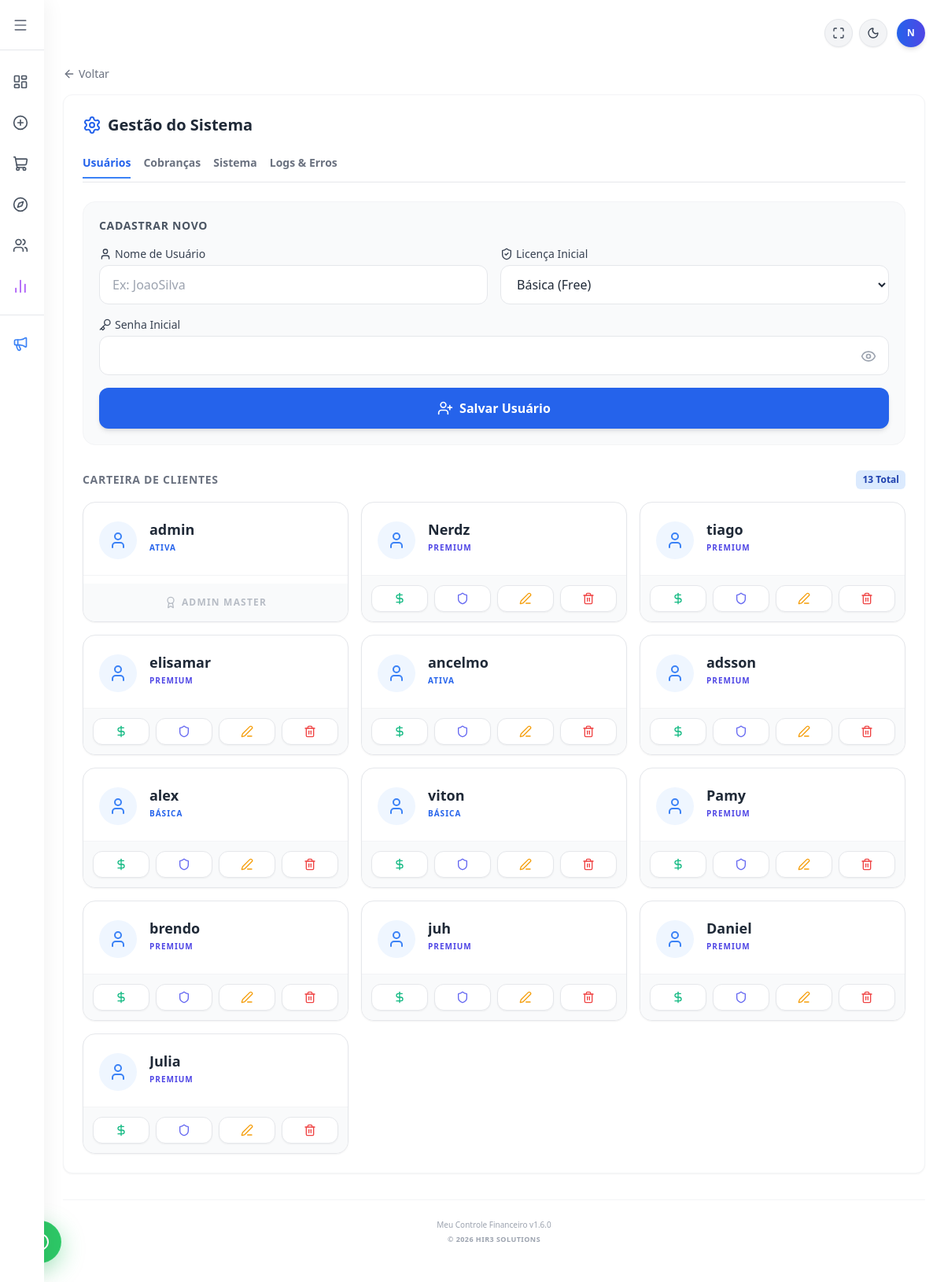
/usuarios (signed in), run on an earlier commit of the app's database.
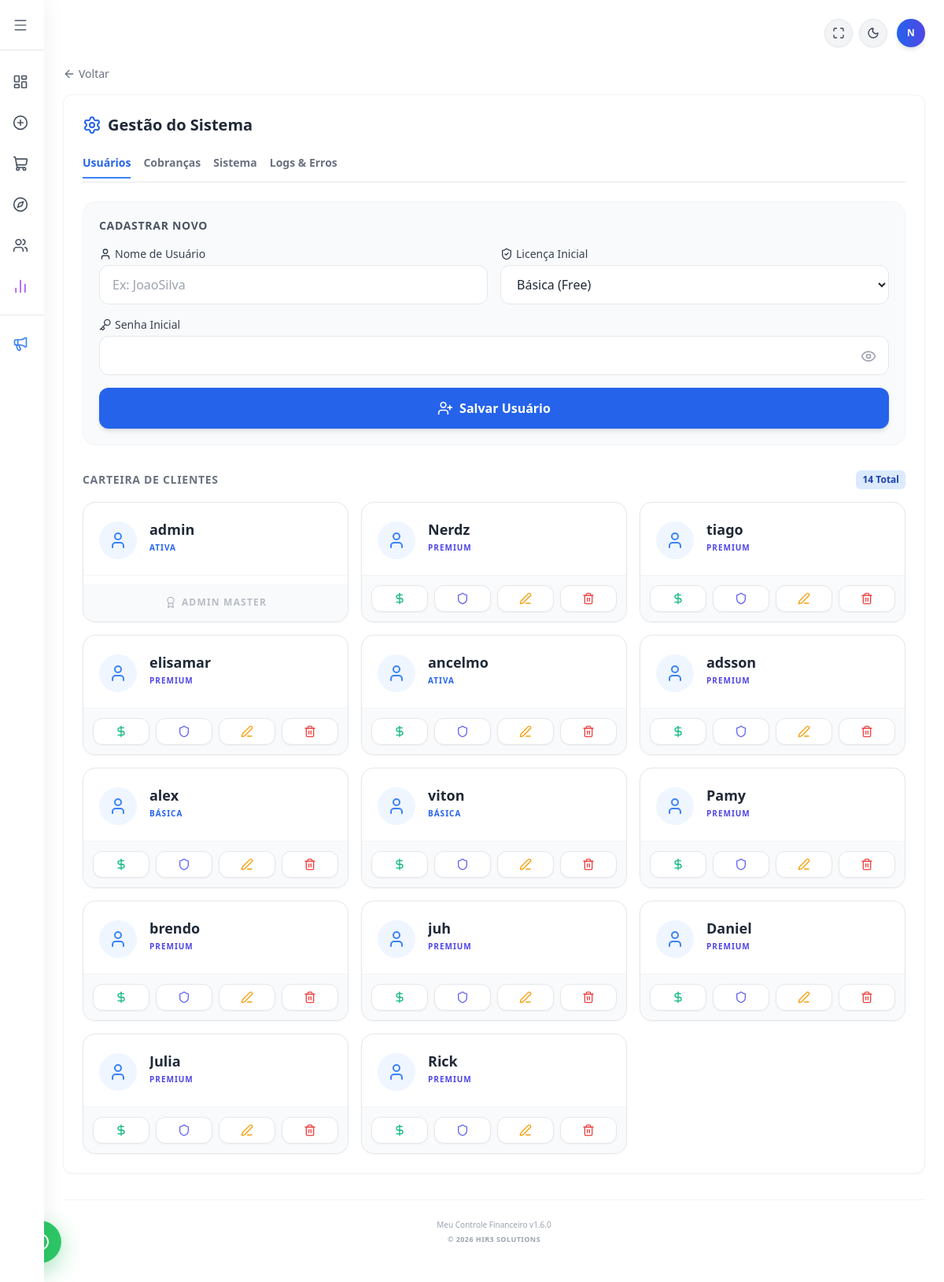
And on a later commit of the database.
### tables this page shows
CREATE TABLE usuarios (
            id INTEGER PRIMARY KEY AUTOINCREMENT,
            usuario TEXT UNIQUE NOT NULL,
            senha TEXT NOT NULL
        , renda REAL DEFAULT 0.00, licenca TEXT DEFAULT 'Ativa', valor_licencas REAL DEFAULT 0.00, telefone TEXT, is_admin INTEGER DEFAULT 0, renda_variavel TEXT DEFAULT 'nao', ultimo_mes_acesso TEXT DEFAULT '');

### flask_app.py (the view, shortened to what this page needs)
@app.route('/usuarios', methods=['GET', 'POST'])
def usuarios():
    if 'logado' not in session:
        return redirect(url_for('login'))
    if not session.get('is_admin'):
        return render_template('telas/gestao_usuarios.html')
    conexao = sqlite3.connect('financas.db')
    conexao.row_factory = sqlite3.Row
    cursor = conexao.cursor()
    try:
        cursor.execute("SELECT id, usuario, licenca, valor_licencas, modulos_liberados FROM usuarios WHERE ativo = 1 OR ativo IS NULL")
        lista_users = cursor.fetchall()
    except sqlite3.OperationalError:
        try:
            cursor.execute("SELECT id, usuario, licenca, valor_licencas, modulos_liberados FROM usuarios")
            lista_users = cursor.fetchall()
        except sqlite3.OperationalError:
            cursor.execute("SELECT id, usuario, licenca, valor_licencas, 'Todos' as modulos_liberados FROM usuarios")
            lista_users = cursor.fetchall()
    logs = []
    try:
        cursor.execute("SELECT * FROM logs_sistema ORDER BY id DESC LIMIT 50")
        logs = [dict(row) for row in cursor.fetchall()]
    except sqlite3.OperationalError:
        logs = []
    conexao.close()
    db_size_mb = 0.0
    if os.path.exists('financas.db'):
        db_size_mb = round(os.path.getsize('financas.db') / (1024 * 1024), 2)
    uploads_size_mb = 0.0
    uploads_path = 'static/uploads'
    try:
        total_disk, used_disk, free_disk = shutil.disk_usage("/")
        disk_percent = int((used_disk / total_disk) * 100)
    except:
        disk_percent = 0
    sys_info = {
        'db_size': str(db_size_mb).replace('.', ','),
        'uploads_size': str(uploads_size_mb).replace('.', ','),
        'disk_percent': disk_percent,
        'python_version': platform.python_version(),
        'flask_version': flask.__version__,
        'app_version': 'v1.5.9'
    }
    return render_template('telas/gestao_usuarios.html', usuarios=lista_users, logs=logs, sys_info=sys_info)

### flask_app.py (called while the page is built)
@app.context_processor
def inject_global_vars():
    versao = "1.6.0"
    data_formatada = datetime.now().strftime('%B %Y').capitalize()
    return dict(
        versao_atual=versao,
        data_atual=data_formatada
    )

### templates/telas/gestao_usuarios.html (shortened to what the changed rows need)
{% extends "base.html" %}
{% block content %}
    <div class="w-full bg-white dark:bg-gray-800 p-6 rounded-xl shadow-sm border border-gray-100 dark:border-gray-700">
        <h2 class="text-xl font-bold mb-6 text-gray-800 dark:text-gray-200 flex items-center gap-2">
            <i data-lucide="settings" class="w-6 h-6 text-blue-600 dark:text-blue-400"></i> Gestão do Sistema
        </h2>
        {% if session.get('is_admin') %}
            <div id="div-usuarios" class="block">
                <form action="/usuarios" method="POST" class="mb-8 space-y-4 bg-gray-50 dark:bg-gray-900/30 p-5 rounded-2xl border border-gray-100 dark:border-gray-700/50">
                    <h3 class="text-sm font-bold text-gray-600 dark:text-gray-300 uppercase tracking-wider mb-2">Cadastrar Novo</h3>
                    <div class="grid grid-cols-1 md:grid-cols-2 gap-4">
                        <div>
                            <label class="block text-sm font-medium text-gray-700 dark:text-gray-300 mb-1 flex items-center gap-1">
                                <i data-lucide="user" class="w-4 h-4"></i> Nome de Usuário
                            </label>
                            <input type="text" name="usuario" placeholder="Ex: JoaoSilva" required
                                   class="w-full px-4 py-3 bg-white dark:bg-gray-900 border border-gray-200 dark:border-gray-700 rounded-xl text-gray-800 dark:text-gray-100 focus:outline-none focus:ring-2 focus:ring-blue-500 transition-all">
                        </div>
                        <div>
                            <label class="block text-sm font-medium text-gray-700 dark:text-gray-300 mb-1 flex items-center gap-1">
                                <i data-lucide="shield-check" class="w-4 h-4"></i> Licença Inicial
                            </label>
                            <select name="licenca" required class="w-full px-4 py-3 bg-white dark:bg-gray-900 border border-gray-200 dark:border-gray-700 rounded-xl text-gray-800 dark:text-gray-100 focus:outline-none focus:ring-2 focus:ring-blue-500 transition-all cursor-pointer">
                                <option value="Básica" selected>Básica (Free)</option>
                            </select>
                        </div>
                    </div>
                    <div class="relative w-full">
                        <label class="block text-sm font-medium text-gray-700 dark:text-gray-300 mb-1 flex items-center gap-1">
                            <i data-lucide="key" class="w-4 h-4"></i> Senha Inicial
                        </label>
                        <input type="password" id="senha-input" name="senha" required
                               class="w-full px-4 py-3 pr-10 bg-white dark:bg-gray-900 border border-gray-200 dark:border-gray-700 rounded-xl text-gray-800 dark:text-gray-100 focus:outline-none focus:ring-2 focus:ring-blue-500 transition-all">
                        <button type="button" onclick="toggleSenha()" class="absolute right-4 top-10 text-gray-400 hover:text-gray-600 transition-colors">
                            <i id="olhinho-icone" data-lucide="eye" class="w-5 h-5"></i>
                        </button>
                    </div>
                    <button type="submit" name="cadastrar" class="w-full bg-blue-600 text-white font-bold py-3.5 px-4 rounded-xl hover:bg-blue-700 transition duration-200 shadow-md flex items-center justify-center gap-2 mt-4 active:scale-95">
                        <i data-lucide="user-plus" class="w-5 h-5"></i> Salvar Usuário
                    </button>
                </form>
                <div class="flex items-center justify-between mb-4">
                    <h3 class="text-sm font-bold text-gray-500 dark:text-gray-400 uppercase tracking-wider">Carteira de Clientes</h3>
                    <span class="bg-blue-100 text-blue-800 dark:bg-blue-900/30 dark:text-blue-300 text-xs font-bold px-2 py-1 rounded-md">{{ usuarios|length }} Total</span>
                </div>
                <div class="grid grid-cols-1 md:grid-cols-2 lg:grid-cols-3 gap-4">
                    {% for u in usuarios %}
                    <div class="bg-white dark:bg-gray-800 border border-gray-200 dark:border-gray-700 rounded-2xl shadow-sm hover:shadow-md hover:border-blue-300 dark:hover:border-blue-700 transition-all flex flex-col overflow-hidden group">
                        <div class="p-5 flex items-start gap-4 border-b border-gray-100 dark:border-gray-700/50">
                            <div class="bg-blue-50 dark:bg-blue-900/20 p-3 rounded-full shrink-0 mt-1">
                                <i data-lucide="user" class="w-6 h-6 text-blue-500 dark:text-blue-400"></i>
                            </div>
                            <div class="flex flex-col min-w-0">
                                <h4 class="font-bold text-gray-800 dark:text-gray-100 text-lg truncate" title="{{ u[1] }}">{{ u[1] }}</h4>
                                <span class="text-[10px] font-black {% if u[2] == 'Premium' %}text-indigo-600 dark:text-indigo-400{% else %}text-blue-600 dark:text-blue-400{% endif %} uppercase tracking-widest mt-0.5">
                                    {{ u[2] }}
                                </span>
                            </div>
                        </div>
                        <div class="p-3 bg-gray-50 dark:bg-gray-900/40 flex items-center justify-between mt-auto">
                            {% if u[0] != 1 %}
                                <div class="grid grid-cols-4 gap-2 w-full">
                                    <a href="/financeiro?id_usuario={{ u[0] }}" class="flex items-center justify-center p-2 rounded-xl bg-white dark:bg-gray-800 border border-gray-200 dark:border-gray-700 text-emerald-500 hover:bg-emerald-50 dark:hover:bg-emerald-900/20 hover:border-emerald-200 transition-colors shadow-sm" title="Ver Extrato do Cliente">
                                        <i data-lucide="dollar-sign" class="w-4 h-4"></i>
                                    </a>
                                    <form action="/tornar_admin/{{ u[0] }}" method="POST" class="m-0 w-full" onsubmit="return confirm('ATENÇÃO: Tem certeza que deseja promover este usuário a Administrador?');">
                                        <button type="submit" class="w-full flex items-center justify-center p-2 rounded-xl bg-white dark:bg-gray-800 border border-gray-200 dark:border-gray-700 text-indigo-500 hover:bg-indigo-50 dark:hover:bg-indigo-900/20 hover:border-indigo-200 transition-colors shadow-sm" title="Promover a Administrador">
                                            <i data-lucide="shield" class="w-4 h-4"></i>
                                        </button>
                                    </form>
                                    <button type="button" onclick="abrirEdicaoUsuario('{{ u[0] }}', '{{ u[1] }}', '{{ u[2] }}', '{{ u[3] }}', '{{ u[4] }}', '{{ u[5] if u|length > 5 else '' }}')" class="flex items-center justify-center p-2 rounded-xl bg-white dark:bg-gray-800 border border-gray-200 dark:border-gray-700 text-amber-500 hover:bg-amber-50 dark:hover:bg-amber-900/20 hover:border-amber-200 transition-colors shadow-sm" title="Editar Usuário / Contrato">
                                        <i data-lucide="edit-3" class="w-4 h-4"></i>
                                    </button>
                                    <button type="button" onclick="confirmarInativacao('{{ u[0] }}', '{{ u[1] }}')" class="flex items-center justify-center p-2 rounded-xl bg-white dark:bg-gray-800 border border-gray-200 dark:border-gray-700 text-red-500 hover:bg-red-50 dark:hover:bg-red-900/20 hover:border-red-200 transition-colors shadow-sm" title="Inativar Usuário">
                                        <i data-lucide="trash-2" class="w-4 h-4"></i>
                                    </button>
                                </div>
                            {% else %}
                                <div class="w-full flex justify-center py-1">
                                    <span class="text-xs text-gray-400 font-bold uppercase tracking-widest flex items-center gap-1.5 opacity-70">
                                        <i data-lucide="award" class="w-4 h-4"></i> Admin Master
                                    </span>
                                </div>
                            {% endif %}
                        </div>
                    </div>
                    {% endfor %}
                </div>
            </div>
        {% endif %}
    </div>
{% endblock %}

What changed in the data, as far as the page shows it:
added usuarios: usuario "Rick", licenca "PREMIUM"
Also different on the page:
{{ usuarios|length }}: "13" → "14"
